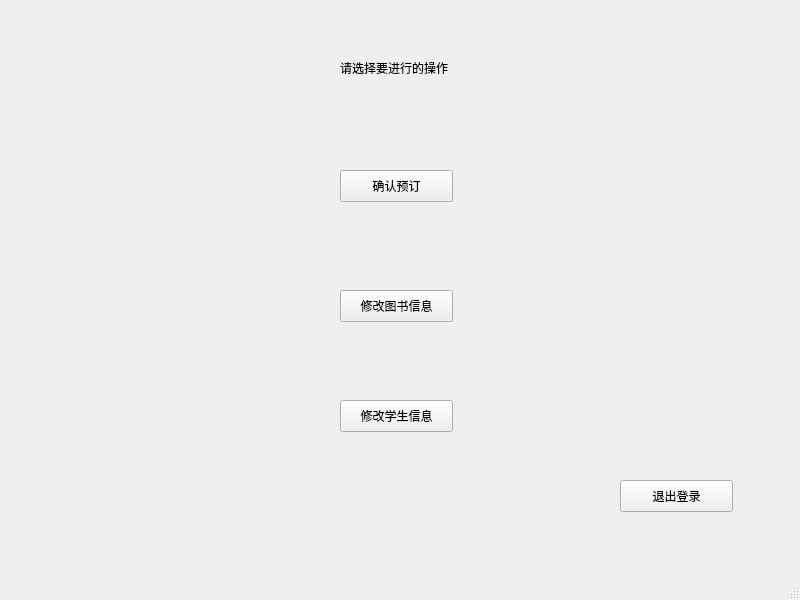
<?xml version="1.0" encoding="UTF-8"?>
<ui version="4.0">
 <class>selectOption</class>
 <widget class="QMainWindow" name="selectOption">
  <property name="geometry">
   <rect>
    <x>0</x>
    <y>0</y>
    <width>800</width>
    <height>600</height>
   </rect>
  </property>
  <property name="windowTitle">
   <string>MainWindow</string>
  </property>
  <widget class="QWidget" name="centralwidget">
   <widget class="QLabel" name="label">
    <property name="geometry">
     <rect>
      <x>340</x>
      <y>60</y>
      <width>121</width>
      <height>16</height>
     </rect>
    </property>
    <property name="text">
     <string>请选择要进行的操作</string>
    </property>
   </widget>
   <widget class="QPushButton" name="pushButton_confrim">
    <property name="geometry">
     <rect>
      <x>340</x>
      <y>170</y>
      <width>113</width>
      <height>32</height>
     </rect>
    </property>
    <property name="text">
     <string>确认预订</string>
    </property>
   </widget>
   <widget class="QPushButton" name="pushButton_modifyBooks">
    <property name="geometry">
     <rect>
      <x>340</x>
      <y>290</y>
      <width>113</width>
      <height>32</height>
     </rect>
    </property>
    <property name="text">
     <string>修改图书信息</string>
    </property>
   </widget>
   <widget class="QPushButton" name="pushButton_modifyStudent">
    <property name="geometry">
     <rect>
      <x>340</x>
      <y>400</y>
      <width>113</width>
      <height>32</height>
     </rect>
    </property>
    <property name="text">
     <string>修改学生信息</string>
    </property>
   </widget>
   <widget class="QPushButton" name="pushButton_exit">
    <property name="geometry">
     <rect>
      <x>620</x>
      <y>480</y>
      <width>113</width>
      <height>32</height>
     </rect>
    </property>
    <property name="text">
     <string>退出登录</string>
    </property>
   </widget>
  </widget>
  <widget class="QMenuBar" name="menubar">
   <property name="geometry">
    <rect>
     <x>0</x>
     <y>0</y>
     <width>800</width>
     <height>24</height>
    </rect>
   </property>
  </widget>
  <widget class="QStatusBar" name="statusbar"/>
 </widget>
 <resources/>
 <connections/>
</ui>
